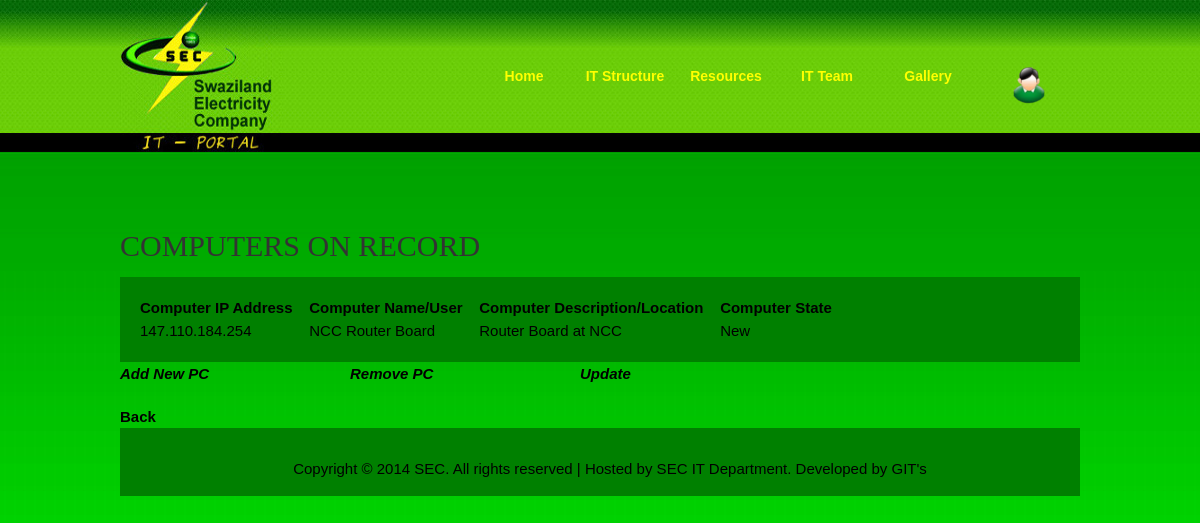
Screenshot of /php/all_ncc.php (signed in) with the database file from the repository.
### tables this page shows
CREATE TABLE `computers` (
  `pc_id` int(11) NOT NULL AUTO_INCREMENT,
  `pc_user` varchar(255) NOT NULL,
  `pc_ip` varchar(255) NOT NULL,
  `pc_subnet` varchar(20) NOT NULL,
  `pc_desc` text,
  `pc_state` text,
  PRIMARY KEY (`pc_id`)
);

### php/all_ncc.php (the view, shortened to what this page needs)
<?php
include '../includes/header.php';
require '../includes/connect.php';
?>
    <div id="part_2">
      <h3>COMPUTERS ON RECORD</h3>
       <div class="col_w1024">
           <div class="fp_service_box fp_c1">
     		<table cellspacing="20">
 		<?php
		  $result = mysql_query("SELECT pc_user, pc_ip, pc_desc, pc_state FROM computers WHERE pc_subnet = '147.110.184.0'");
		  echo "<table>";
		  echo "<tr>";
		  echo "<td><strong>Computer IP Address &nbsp&nbsp&nbsp</strong></td>";
		  echo "<td><strong>Computer Name/User &nbsp&nbsp&nbsp</strong></td>";
		  echo "<td><strong>Computer Description/Location &nbsp&nbsp&nbsp</strong></td>";
		  echo "<td><strong>Computer State &nbsp&nbsp&nbsp</strong></td>";
		  echo "</tr>";
                  while ($row = mysql_fetch_assoc($result)) {
                  extract($row);
			echo "<tr>";
			echo "<td>".$row['pc_ip']."</a></td>";
			echo "<td>".$row['pc_user']."</td>";
			echo "<td>".$row['pc_desc']."</td>";
			echo "<td>".$row['pc_state']."</td>";
			echo "</tr>";
		  }
		  echo "</table>";
                ?>
	    	</table>
	  </div>
	<article class="cols">
	<p><a href="../php/add_pc.php"><i>Add New PC</i></a></p>
	</article>
	<article class="cols">
	<p><a href="../php/remove_pc.php"><i>Remove PC</i></a></p>
	</article>
	<article class="cols">
	<p><a href='../php/update_net2.php'><i>Update</i></a></p>
	</article>
	</div>
    </div>
    <a href="all_subnets_net.php">Back</a>
<?php include '../includes/footer.php' ?>

### css/templatemo_style.css (style rules this page uses)
body { margin: 0; padding: 0; color: #000000; font-family: Tahoma, Geneva, sans-serif; font-size: 15px; line-height: 1.5em; background-color: #01df00; background-repeat: repeat-x; background-position: top; background-image: url(../images/Backbg4.jpg) }
a, a:link, a:visited { color: #000; font-weight: bold; text-decoration: none }
p { margin: 0 0 10px 0; padding: 0; }
h1, h2, h3, h4, h5, h6 { color: #333; font-weight: normal; font-family: Georgia, "Times New Roman", Times, serif; }
h3 { font-size: 30px; margin: 0 0 20px; padding: 0; }
#part_2 { clear: both; width: 960px; padding: 60px 0 20px; }
.fp_service_box { padding: 20px; margin-bottom: 1px }
.fp_service_box table { padding: 0px }
.fp_c1 { background: green }

### css/layout.css (style rules this page uses)
.col1, .col2, .col3, .cols { float:left }
.cols { width:230px }

### css/style.css (style rules this page uses)
article, aside, audio, canvas, command, datalist, details, embed, figcaption, figure, footer, header, hgroup, keygen, meter, nav, output, progress, section, source, video { display:block }
body, html { height:100% }
a { color:#558f0b; text-decoration:underline; outline:none }
p { padding-bottom:20px }

### rows the page displays
computers: pc_ip "147.110.184.254", pc_user "NCC Router Board", pc_desc "Router Board at NCC", pc_state "New"
